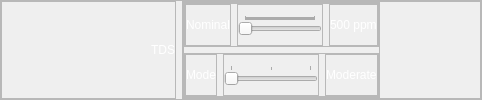
           <widget class="QFrame" name="frame_6">
            <property name="frameShape">
             <enum>QFrame::StyledPanel</enum>
            </property>
            <property name="frameShadow">
             <enum>QFrame::Raised</enum>
            </property>
            <layout class="QHBoxLayout" name="horizontalLayout_12">
             <property name="leftMargin">
              <number>0</number>
             </property>
             <property name="topMargin">
              <number>0</number>
             </property>
             <property name="rightMargin">
              <number>0</number>
             </property>
             <property name="bottomMargin">
              <number>0</number>
             </property>
             <item>
              <widget class="QFrame" name="frame_18">
               <property name="minimumSize">
                <size>
                 <width>175</width>
                 <height>0</height>
                </size>
               </property>
               <property name="frameShape">
                <enum>QFrame::StyledPanel</enum>
               </property>
               <property name="frameShadow">
                <enum>QFrame::Raised</enum>
               </property>
               <layout class="QHBoxLayout" name="horizontalLayout_13">
                <property name="leftMargin">
                 <number>0</number>
                </property>
                <property name="topMargin">
                 <number>0</number>
                </property>
                <property name="rightMargin">
                 <number>0</number>
                </property>
                <property name="bottomMargin">
                 <number>0</number>
                </property>
                <item>
                 <widget class="QLabel" name="label_6">
                  <property name="styleSheet">
                   <string notr="true">color: white;
font: 25 12pt &quot;Segoe UI&quot;;</string>
                  </property>
                  <property name="text">
                   <string>TDS</string>
                  </property>
                  <property name="alignment">
                   <set>Qt::AlignRight|Qt::AlignTrailing|Qt::AlignVCenter</set>
                  </property>
                 </widget>
                </item>
               </layout>
              </widget>
             </item>
             <item>
              <widget class="QFrame" name="frame_19">
               <property name="sizePolicy">
                <sizepolicy hsizetype="Expanding" vsizetype="Preferred">
                 <horstretch>0</horstretch>
                 <verstretch>0</verstretch>
                </sizepolicy>
               </property>
               <property name="frameShape">
                <enum>QFrame::StyledPanel</enum>
               </property>
               <property name="frameShadow">
                <enum>QFrame::Raised</enum>
               </property>
               <layout class="QHBoxLayout" name="horizontalLayout_14">
                <property name="leftMargin">
                 <number>0</number>
                </property>
                <property name="topMargin">
                 <number>0</number>
                </property>
                <property name="rightMargin">
                 <number>100</number>
                </property>
                <property name="bottomMargin">
                 <number>0</number>
                </property>
                <item>
                 <widget class="QFrame" name="frame_20">
                  <property name="frameShape">
                   <enum>QFrame::StyledPanel</enum>
                  </property>
                  <property name="frameShadow">
                   <enum>QFrame::Raised</enum>
                  </property>
                  <layout class="QVBoxLayout" name="verticalLayout_5">
                   <property name="leftMargin">
                    <number>0</number>
                   </property>
                   <property name="topMargin">
                    <number>0</number>
                   </property>
                   <property name="rightMargin">
                    <number>0</number>
                   </property>
                   <property name="bottomMargin">
                    <number>0</number>
                   </property>
                   <item>
                    <widget class="QFrame" name="frame_21">
                     <property name="frameShape">
                      <enum>QFrame::StyledPanel</enum>
                     </property>
                     <property name="frameShadow">
                      <enum>QFrame::Raised</enum>
                     </property>
                     <layout class="QHBoxLayout" name="horizontalLayout_15">
                      <property name="spacing">
                       <number>6</number>
                      </property>
                      <property name="leftMargin">
                       <number>0</number>
                      </property>
                      <property name="topMargin">
                       <number>0</number>
                      </property>
                      <property name="rightMargin">
                       <number>0</number>
                      </property>
                      <property name="bottomMargin">
                       <number>0</number>
                      </property>
                      <item>
                       <widget class="QFrame" name="frame_23">
                        <property name="frameShape">
                         <enum>QFrame::StyledPanel</enum>
                        </property>
                        <property name="frameShadow">
                         <enum>QFrame::Raised</enum>
                        </property>
                        <layout class="QHBoxLayout" name="horizontalLayout_17">
                         <property name="leftMargin">
                          <number>0</number>
                         </property>
                         <property name="topMargin">
                          <number>0</number>
                         </property>
                         <property name="rightMargin">
                          <number>0</number>
                         </property>
                         <property name="bottomMargin">
                          <number>0</number>
                         </property>
                         <item>
                          <widget class="QLabel" name="label_8">
                           <property name="styleSheet">
                            <string notr="true">color: white;
font: 25 10pt &quot;Segoe UI&quot;;</string>
                           </property>
                           <property name="text">
                            <string>Nominal</string>
                           </property>
                          </widget>
                         </item>
                        </layout>
                       </widget>
                      </item>
                      <item>
                       <widget class="QFrame" name="frame_24">
                        <property name="frameShape">
                         <enum>QFrame::StyledPanel</enum>
                        </property>
                        <property name="frameShadow">
                         <enum>QFrame::Raised</enum>
                        </property>
                        <layout class="QHBoxLayout" name="horizontalLayout_19">
                         <property name="leftMargin">
                          <number>0</number>
                         </property>
                         <property name="topMargin">
                          <number>0</number>
                         </property>
                         <property name="rightMargin">
                          <number>0</number>
                         </property>
                         <property name="bottomMargin">
                          <number>0</number>
                         </property>
                         <item>
                          <widget class="QSlider" name="horizontalSlider_3">
                           <property name="minimum">
                            <number>1</number>
                           </property>
                           <property name="maximum">
                            <number>100</number>
                           </property>
                           <property name="singleStep">
                            <number>100</number>
                           </property>
                           <property name="orientation">
                            <enum>Qt::Horizontal</enum>
                           </property>
                           <property name="tickPosition">
                            <enum>QSlider::TicksAbove</enum>
                           </property>
                           <property name="tickInterval">
                            <number>1</number>
                           </property>
                          </widget>
                         </item>
                        </layout>
                       </widget>
                      </item>
                      <item>
                       <widget class="QFrame" name="frame_25">
                        <property name="frameShape">
                         <enum>QFrame::StyledPanel</enum>
                        </property>
                        <property name="frameShadow">
                         <enum>QFrame::Raised</enum>
                        </property>
                        <layout class="QHBoxLayout" name="horizontalLayout_18">
                         <property name="leftMargin">
                          <number>0</number>
                         </property>
                         <property name="topMargin">
                          <number>0</number>
                         </property>
                         <property name="rightMargin">
                          <number>0</number>
                         </property>
                         <property name="bottomMargin">
                          <number>0</number>
                         </property>
                         <item>
                          <widget class="QLabel" name="label_9">
                           <property name="styleSheet">
                            <string notr="true">color: white;
font: 25 10pt &quot;Segoe UI&quot;;</string>
                           </property>
                           <property name="text">
                            <string>500 ppm</string>
                           </property>
                          </widget>
                         </item>
                        </layout>
                       </widget>
                      </item>
                     </layout>
                    </widget>
                   </item>
                   <item>
                    <widget class="QFrame" name="frame_22">
                     <property name="frameShape">
                      <enum>QFrame::StyledPanel</enum>
                     </property>
                     <property name="frameShadow">
                      <enum>QFrame::Raised</enum>
                     </property>
                     <layout class="QHBoxLayout" name="horizontalLayout_16">
                      <property name="spacing">
                       <number>6</number>
                      </property>
                      <property name="leftMargin">
                       <number>0</number>
                      </property>
                      <property name="topMargin">
                       <number>0</number>
                      </property>
                      <property name="rightMargin">
                       <number>0</number>
                      </property>
                      <property name="bottomMargin">
                       <number>0</number>
                      </property>
                      <item>
                       <widget class="QFrame" name="frame_26">
                        <property name="frameShape">
                         <enum>QFrame::StyledPanel</enum>
                        </property>
                        <property name="frameShadow">
                         <enum>QFrame::Raised</enum>
                        </property>
                        <layout class="QHBoxLayout" name="horizontalLayout_21">
                         <property name="spacing">
                          <number>0</number>
                         </property>
                         <property name="leftMargin">
                          <number>0</number>
                         </property>
                         <property name="topMargin">
                          <number>0</number>
                         </property>
                         <property name="rightMargin">
                          <number>0</number>
                         </property>
                         <property name="bottomMargin">
                          <number>0</number>
                         </property>
                         <item>
                          <widget class="QLabel" name="label_10">
                           <property name="styleSheet">
                            <string notr="true">color: white;
font: 25 10pt &quot;Segoe UI&quot;;</string>
                           </property>
                           <property name="text">
                            <string>Mode</string>
                           </property>
                          </widget>
                         </item>
                        </layout>
                       </widget>
                      </item>
                      <item>
                       <widget class="QFrame" name="frame_27">
                        <property name="frameShape">
                         <enum>QFrame::StyledPanel</enum>
                        </property>
                        <property name="frameShadow">
                         <enum>QFrame::Raised</enum>
                        </property>
                        <layout class="QHBoxLayout" name="horizontalLayout_22">
                         <property name="spacing">
                          <number>0</number>
                         </property>
                         <property name="leftMargin">
                          <number>0</number>
                         </property>
                         <property name="topMargin">
                          <number>0</number>
                         </property>
                         <property name="rightMargin">
                          <number>0</number>
                         </property>
                         <property name="bottomMargin">
                          <number>0</number>
                         </property>
                         <item>
                          <widget class="QSlider" name="horizontalSlider_4">
                           <property name="minimum">
                            <number>1</number>
                           </property>
                           <property name="maximum">
                            <number>3</number>
                           </property>
                           <property name="orientation">
                            <enum>Qt::Horizontal</enum>
                           </property>
                           <property name="tickPosition">
                            <enum>QSlider::TicksAbove</enum>
                           </property>
                           <property name="tickInterval">
                            <number>1</number>
                           </property>
                          </widget>
                         </item>
                        </layout>
                       </widget>
                      </item>
                      <item>
                       <widget class="QFrame" name="frame_28">
                        <property name="frameShape">
                         <enum>QFrame::StyledPanel</enum>
                        </property>
                        <property name="frameShadow">
                         <enum>QFrame::Raised</enum>
                        </property>
                        <layout class="QHBoxLayout" name="horizontalLayout_20">
                         <property name="spacing">
                          <number>0</number>
                         </property>
                         <property name="leftMargin">
                          <number>0</number>
                         </property>
                         <property name="topMargin">
                          <number>0</number>
                         </property>
                         <property name="rightMargin">
                          <number>0</number>
                         </property>
                         <property name="bottomMargin">
                          <number>0</number>
                         </property>
                         <item>
                          <widget class="QLabel" name="label_11">
                           <property name="styleSheet">
                            <string notr="true">color: white;
font: 25 10pt &quot;Segoe UI&quot;;</string>
                           </property>
                           <property name="text">
                            <string>Moderate</string>
                           </property>
                          </widget>
                         </item>
                        </layout>
                       </widget>
                      </item>
                     </layout>
                    </widget>
                   </item>
                  </layout>
                 </widget>
                </item>
               </layout>
              </widget>
             </item>
            </layout>
           </widget>
